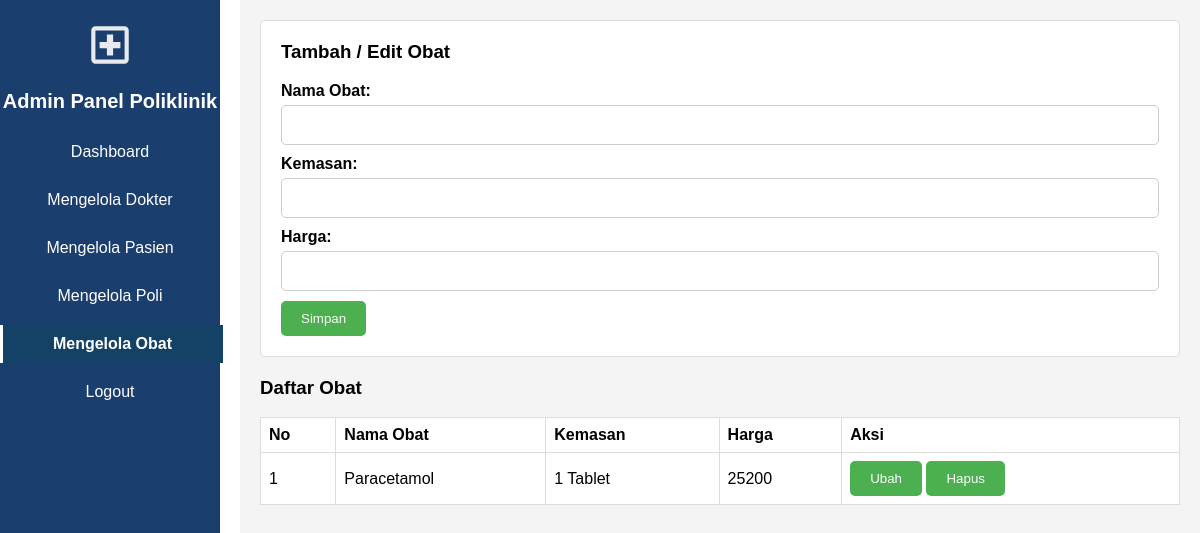
/admin/kelola_obat.php (signed in), run on the app's committed database.
### tables this page shows
CREATE TABLE `obat` (
  `id` int(11) NOT NULL,
  `nama_obat` varchar(50) NOT NULL,
  `kemasan` varchar(35) DEFAULT NULL,
  `harga` int(10) UNSIGNED DEFAULT 0
);

### admin/kelola_obat.php (the view, shortened to what this page needs)
<?php
require_once 'koneksi.php';
$sql = "SELECT * FROM obat";
$result = $conn->query($sql);
?>
<!DOCTYPE html>
<html lang="en">
<head>
</head>
<body>
    <div class="sidebar">
        <img src="../assets/img/hospital.svg" alt="Hospital Logo" width="50px">
        <h2>Admin Panel Poliklinik</h2>
        <a href="dashboard.php" class="<?= basename($_SERVER['PHP_SELF']) === 'dashboard.php' ? 'active' : '' ?>">Dashboard</a>
        <a href="kelola_dokter.php" class="<?= basename($_SERVER['PHP_SELF']) === 'kelola_dokter.php' ? 'active' : '' ?>">Mengelola Dokter</a>
        <a href="kelola_pasien.php" class="<?= basename($_SERVER['PHP_SELF']) === 'kelola_pasien.php' ? 'active' : '' ?>">Mengelola Pasien</a>
        <a href="kelola_poli.php" class="<?= basename($_SERVER['PHP_SELF']) === 'kelola_poli.php' ? 'active' : '' ?>">Mengelola Poli</a>
        <a href="kelola_obat.php" class="<?= basename($_SERVER['PHP_SELF']) === 'kelola_obat.php' ? 'active' : '' ?>">Mengelola Obat</a>
        <a class="logout" href="logout.php">Logout</a>
    </div>
    <div class="content">
        <div class="form-container">
            <h3>Tambah / Edit Obat</h3>
            <form id="tambahForm" action="kelola_obat.php" method="post">
                <label for="tambah_nama_obat">Nama Obat:</label>
                <input type="text" id="tambah_nama_obat" name="nama_obat" required>
                <label for="tambah_kemasan">Kemasan:</label>
                <input type="text" id="tambah_kemasan" name="kemasan">
                <label for="tambah_harga">Harga:</label>
                <input type="text" id="tambah_harga" name="harga" required>
                <button type="submit" class="btn">Simpan</button>
            </form>
        </div>
        <h3>Daftar Obat</h3>
        <table>
            <thead>
                <tr>
                    <th>No</th>
                    <th>Nama Obat</th>
                    <th>Kemasan</th>
                    <th>Harga</th>
                    <th>Aksi</th>
                </tr>
            </thead>
            <tbody>
                <?php
                if ($result->num_rows > 0) {
                    while($row = $result->fetch_assoc()) {
                        echo "<tr>";
                        echo "<td>" . $row["id"] . "</td>";
                        echo "<td>" . $row["nama_obat"] . "</td>";
                        echo "<td>" . $row["kemasan"] . "</td>";
                        echo "<td>" . $row["harga"] . "</td>";
                        echo "<td>
                                <button class='btn' onclick='openEditModal(" . $row["id"] . ", \"" . $row["nama_obat"] . "\", \"" . $row["kemasan"] . "\", " . $row["harga"] . ")'>Ubah</button>
                                <button class='btn' onclick='openDeleteModal(" . $row["id"] . ")'>Hapus</button>
                              </td>";
                        echo "</tr>";
                    }
                } else {
                    echo "<tr><td colspan='5'>Tidak ada data</td></tr>";
                }
                ?>
            </tbody>
        </table>
    </div>
</body>
</html>

### admin/kelola_obat.php (style rules this page uses)
body { margin: 0; font-family: Arial, sans-serif; display: flex; }
.sidebar { width: 220px; height: 100vh; background-color: #1a3e6d; color: white; position: fixed; top: 0; left: 0; display: flex; flex-direction: column; align-items: center; padding-top: 20px; }
.sidebar img { margin-bottom: 20px; }
.sidebar h2 { margin: 0 0 20px 0; font-size: 20px; text-align: center; }
.sidebar a { text-decoration: none; color: white; display: block; width: 100%; text-align: center; padding: 10px 0; margin-bottom: 10px; transition: background-color 0.3s ease, color 0.3s ease; }
.sidebar a.active { background-color: #144266; color: #ffffff; font-weight: bold; border-left: 5px solid #ffffff; }
.content { margin-left: 240px; padding: 20px; width: calc(100% - 240px); background-color: #f4f4f4; min-height: 100vh; }
.form-container { background-color: white; padding: 20px; border: 1px solid #ddd; border-radius: 5px; margin-bottom: 20px; }
.form-container h3 { margin-top: 0; }
.form-container label { display: block; margin-bottom: 5px; font-weight: bold; }
.form-container input[type="text"], .form-container textarea { width: 100%; padding: 10px; margin-bottom: 10px; border: 1px solid #ccc; border-radius: 5px; box-sizing: border-box; font-size: 16px; }
table { width: 100%; border-collapse: collapse; background-color: white; border: 1px solid #ddd; }
table, th, td { border: 1px solid #ddd; }
th, td { padding: 8px; text-align: left; }
.btn { padding: 10px 20px; background-color: #4CAF50; color: white; border: none; cursor: pointer; border-radius: 5px; }

### data on the page
obat: id "1", nama_obat "Paracetamol", kemasan "1 Tablet", harga "25200"
